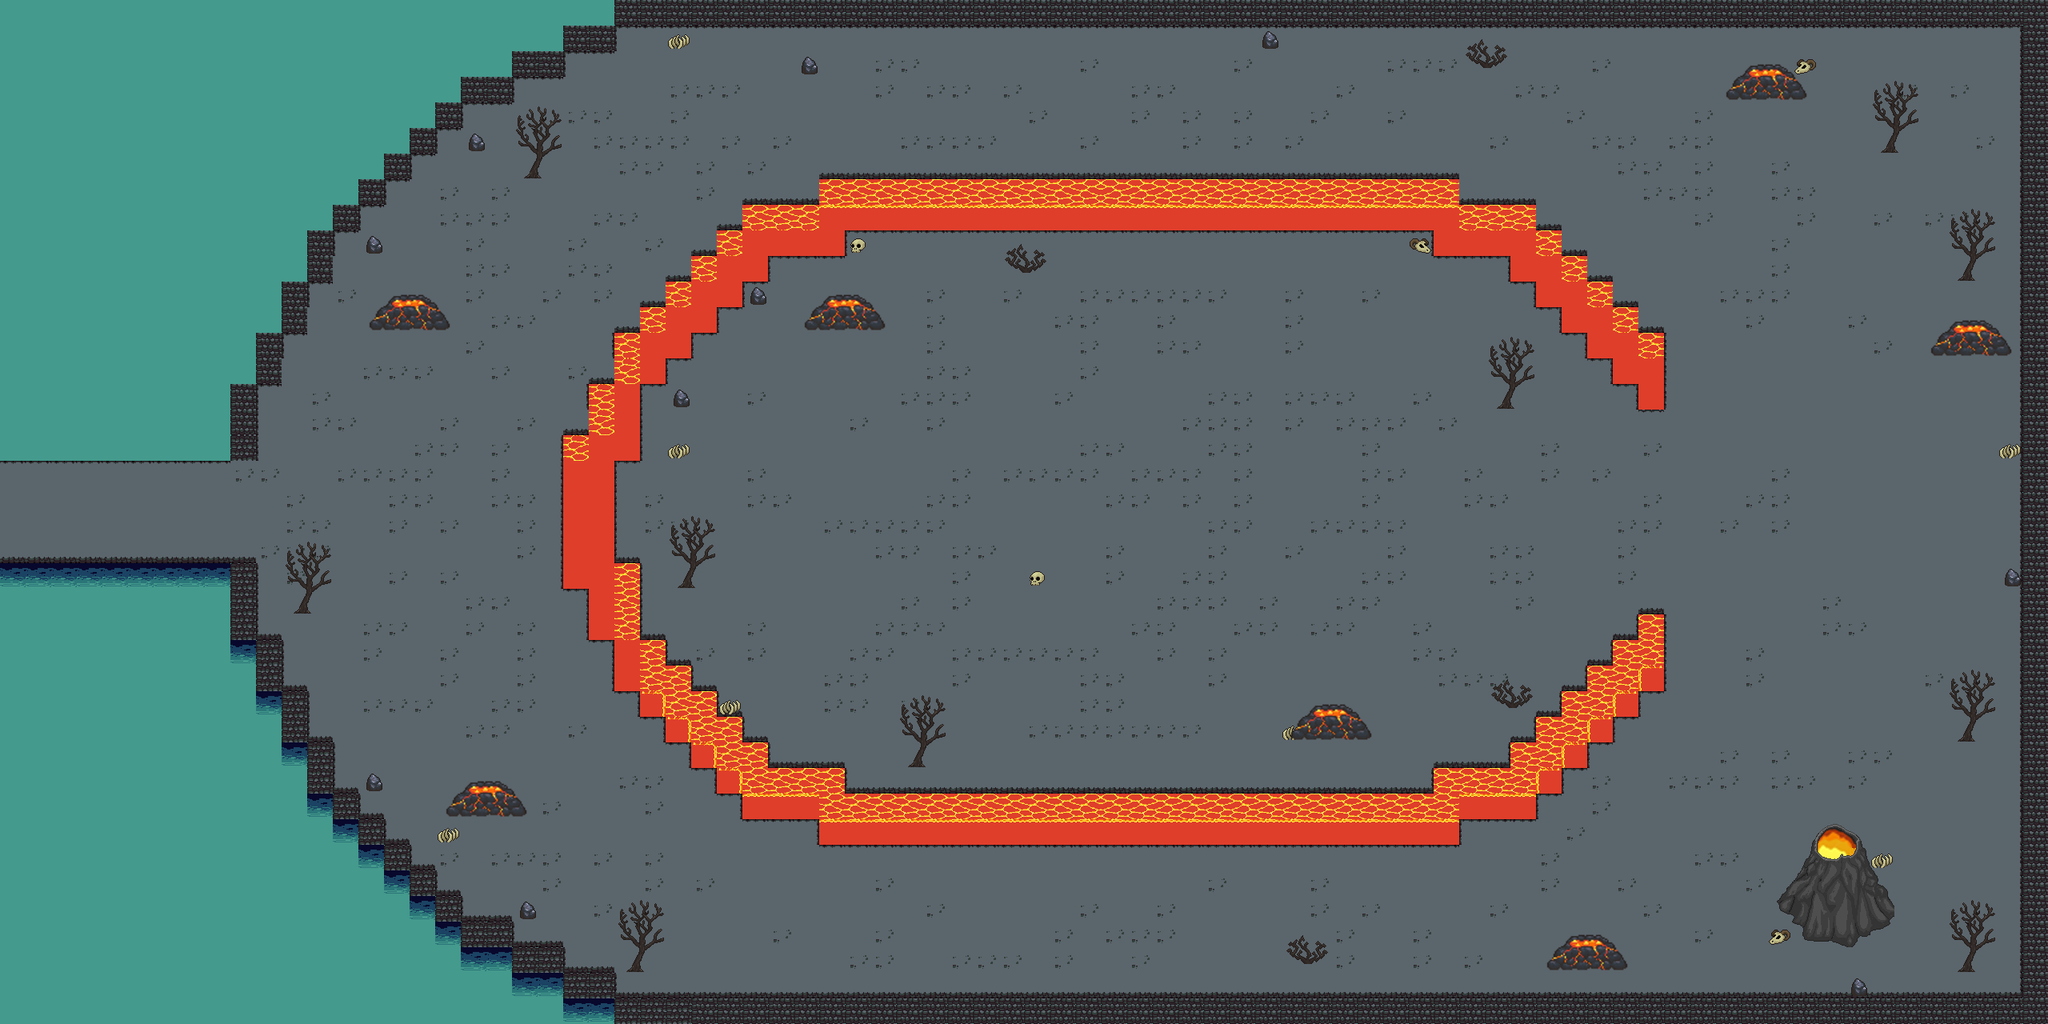

Tiled map render using the project's own tile images. Description and the map definition, with tile-layer contents summarised, below:
An orthogonal 80x40 tile map with 32x32 px tiles, 7 tile layers (Collision Layer, Collision Layer 2, Ground Layer, Ground Layer 2, ...), 5 tilesets.

<map version="1.10" tiledversion="1.11.0" orientation="orthogonal" renderorder="right-down" width="80" height="40" tilewidth="32" tileheight="32" infinite="0" nextlayerid="9" nextobjectid="1">
 <tileset firstgid="1" source="../tilesets/volcanoe_tiles.tsx" />
 <tileset firstgid="181" source="../tilesets/hyptosis_tile-art-batch-1.tsx" />
 <tileset firstgid="1081" source="../tilesets/volcanoe_assets.tsx" />
 <tileset firstgid="1171" source="../tilesets/volcano.tsx" />
 <tileset firstgid="1347" source="../tilesets/volcanoe_assets_big.tsx" />
 <layer id="1" name="Collision Layer" width="80" height="40">
  <properties>
   <property name="solid" type="bool" value="true" />
  </properties>
  <data>[3200 cells, 694 non-empty, 2 distinct tile ids]</data>
 </layer>
 <layer id="8" name="Collision Layer 2" width="80" height="40">
  <data>[3200 cells, 212 non-empty, 1 distinct tile ids]</data>
 </layer>
 <layer id="2" name="Ground Layer" width="80" height="40">
  <data>[3200 cells, 2720 non-empty, 17 distinct tile ids]</data>
 </layer>
 <layer id="4" name="Ground Layer 2" width="80" height="40">
  <data>[3200 cells, 425 non-empty, 6 distinct tile ids]</data>
 </layer>
 <layer id="6" name="Ground Layer 3" width="80" height="40">
  <data>[3200 cells, 0 non-empty, 0 distinct tile ids]</data>
 </layer>
 <layer id="7" name="Collision Layer 3" width="80" height="40">
  <data>[3200 cells, 62 non-empty, 20 distinct tile ids]</data>
 </layer>
 <layer id="3" name="Top Layer" width="80" height="40">
  <properties>
   <property name="show_over_player" type="bool" value="true" />
  </properties>
  <data>[3200 cells, 94 non-empty, 22 distinct tile ids]</data>
 </layer>
</map>
